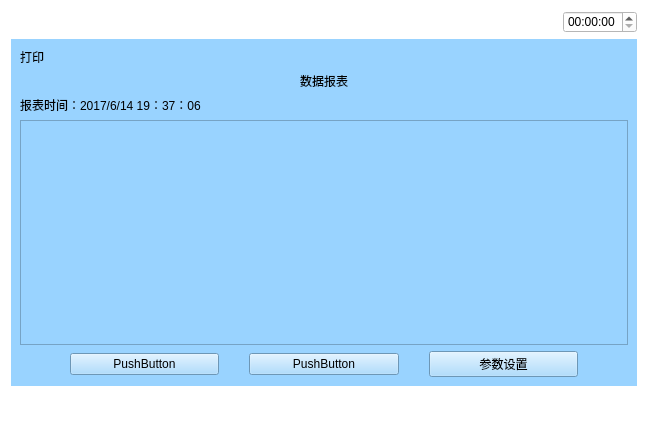
<?xml version="1.0" encoding="UTF-8"?>
<ui version="4.0">
 <class>Dayin</class>
 <widget class="QWidget" name="Dayin">
  <property name="geometry">
   <rect>
    <x>0</x>
    <y>0</y>
    <width>648</width>
    <height>428</height>
   </rect>
  </property>
  <property name="windowTitle">
   <string>Form</string>
  </property>
  <property name="styleSheet">
   <string notr="true">background-color: rgb(255, 255, 255);</string>
  </property>
  <layout class="QVBoxLayout" name="verticalLayout_3" stretch="1,5,1">
   <item>
    <layout class="QHBoxLayout" name="horizontalLayout_5">
     <item>
      <widget class="QPushButton" name="pushButton_4">
       <property name="text">
        <string/>
       </property>
       <property name="icon">
        <iconset resource="myimages.qrc">
         <normaloff>:/image/images/4g.png</normaloff>:/image/images/4g.png</iconset>
       </property>
       <property name="flat">
        <bool>true</bool>
       </property>
      </widget>
     </item>
     <item>
      <widget class="QPushButton" name="pushButton_5">
       <property name="text">
        <string/>
       </property>
       <property name="icon">
        <iconset resource="myimages.qrc">
         <normaloff>:/image/images/wireless.svg</normaloff>:/image/images/wireless.svg</iconset>
       </property>
       <property name="flat">
        <bool>true</bool>
       </property>
      </widget>
     </item>
     <item>
      <widget class="QPushButton" name="pushButton_6">
       <property name="text">
        <string/>
       </property>
       <property name="icon">
        <iconset resource="myimages.qrc">
         <normaloff>:/image/images/bl.svg</normaloff>:/image/images/bl.svg</iconset>
       </property>
       <property name="flat">
        <bool>true</bool>
       </property>
      </widget>
     </item>
     <item>
      <widget class="QPushButton" name="pushButton_7">
       <property name="text">
        <string/>
       </property>
       <property name="icon">
        <iconset resource="myimages.qrc">
         <normaloff>:/image/images/locate.svg</normaloff>:/image/images/locate.svg</iconset>
       </property>
       <property name="flat">
        <bool>true</bool>
       </property>
      </widget>
     </item>
     <item>
      <spacer name="horizontalSpacer_5">
       <property name="orientation">
        <enum>Qt::Horizontal</enum>
       </property>
       <property name="sizeHint" stdset="0">
        <size>
         <width>40</width>
         <height>20</height>
        </size>
       </property>
      </spacer>
     </item>
     <item>
      <widget class="QTimeEdit" name="timeEdit_2"/>
     </item>
    </layout>
   </item>
   <item>
    <widget class="QWidget" name="widget" native="true">
     <property name="sizePolicy">
      <sizepolicy hsizetype="Preferred" vsizetype="Preferred">
       <horstretch>0</horstretch>
       <verstretch>0</verstretch>
      </sizepolicy>
     </property>
     <property name="contextMenuPolicy">
      <enum>Qt::DefaultContextMenu</enum>
     </property>
     <property name="styleSheet">
      <string notr="true">background-color: rgb(153, 211, 255);</string>
     </property>
     <layout class="QVBoxLayout" name="verticalLayout_2">
      <item>
       <layout class="QVBoxLayout" name="verticalLayout">
        <item>
         <widget class="QLabel" name="label">
          <property name="text">
           <string>打印</string>
          </property>
         </widget>
        </item>
        <item>
         <widget class="QLabel" name="label_2">
          <property name="layoutDirection">
           <enum>Qt::LeftToRight</enum>
          </property>
          <property name="text">
           <string>数据报表</string>
          </property>
          <property name="alignment">
           <set>Qt::AlignCenter</set>
          </property>
         </widget>
        </item>
        <item>
         <widget class="QLabel" name="label_4">
          <property name="text">
           <string>报表时间：2017/6/14 19：37：06</string>
          </property>
         </widget>
        </item>
        <item>
         <widget class="QListView" name="listView"/>
        </item>
       </layout>
      </item>
      <item>
       <layout class="QHBoxLayout" name="horizontalLayout_3">
        <property name="spacing">
         <number>30</number>
        </property>
        <property name="leftMargin">
         <number>50</number>
        </property>
        <property name="rightMargin">
         <number>50</number>
        </property>
        <item>
         <widget class="QPushButton" name="pushButton">
          <property name="text">
           <string>PushButton</string>
          </property>
         </widget>
        </item>
        <item>
         <widget class="QPushButton" name="pushButton_2">
          <property name="text">
           <string>PushButton</string>
          </property>
         </widget>
        </item>
        <item>
         <widget class="QPushButton" name="setValue">
          <property name="text">
           <string>参数设置</string>
          </property>
         </widget>
        </item>
       </layout>
      </item>
     </layout>
    </widget>
   </item>
   <item>
    <layout class="QHBoxLayout" name="horizontalLayout_4">
     <item>
      <widget class="QPushButton" name="returnIndex_2">
       <property name="font">
        <font>
         <family>AR PL UMing TW MBE</family>
        </font>
       </property>
       <property name="styleSheet">
        <string notr="true">border-image: url(:/image/images/index.svg);</string>
       </property>
       <property name="text">
        <string/>
       </property>
       <property name="icon">
        <iconset resource="myimages.qrc">
         <normaloff>:/image/images/index.svg</normaloff>:/image/images/index.svg</iconset>
       </property>
       <property name="iconSize">
        <size>
         <width>40</width>
         <height>40</height>
        </size>
       </property>
       <property name="flat">
        <bool>true</bool>
       </property>
      </widget>
     </item>
     <item>
      <spacer name="horizontalSpacer_2">
       <property name="orientation">
        <enum>Qt::Horizontal</enum>
       </property>
       <property name="sizeHint" stdset="0">
        <size>
         <width>40</width>
         <height>20</height>
        </size>
       </property>
      </spacer>
     </item>
     <item>
      <widget class="QPushButton" name="returnPage_2">
       <property name="text">
        <string/>
       </property>
       <property name="icon">
        <iconset resource="myimages.qrc">
         <normaloff>:/image/images/shangyiye.svg</normaloff>:/image/images/shangyiye.svg</iconset>
       </property>
       <property name="iconSize">
        <size>
         <width>40</width>
         <height>40</height>
        </size>
       </property>
       <property name="flat">
        <bool>true</bool>
       </property>
      </widget>
     </item>
    </layout>
   </item>
  </layout>
 </widget>
 <resources>
  <include location="myimages.qrc"/>
 </resources>
 <connections/>
</ui>
